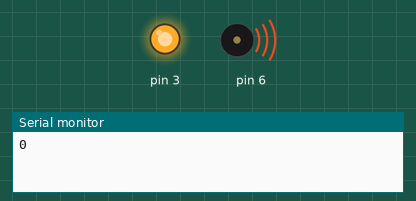
Bench run of a sketch on a simulated Arduino Uno, built with avr-gcc and run on an emulated ATmega328P. Parts: output pins drawn as LEDs (lit = HIGH), buzzer (waves = sounding), the last lines printed to the serial monitor.

Above: at 0.2 s.
At 35.97 s:
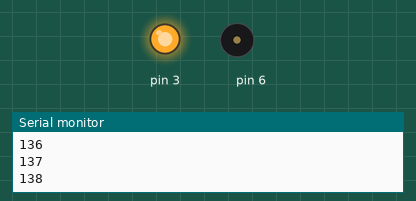
Timing chart, 0 to 40.0 s (numbered marks = the images above):
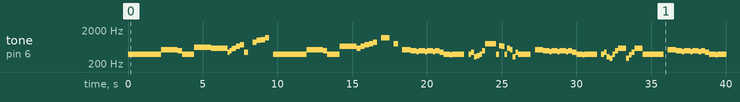

Measured:
- by itself, tone on pin 6: plays 392 Hz for 2.2 s, 523 Hz for 1.1 s, 494 Hz for 0.28 s, 392 Hz for 0.83 s, 622 Hz for 1.1 s, 587 Hz for 1.1 s … (93 notes in this stretch)

The sketch:

Music.ino
```cpp
int note[] = {
392, 523, 494, 622, 587, 440, 554, 659, 740, 0, 880, 988, 1047, 1175, 784, 466, 370, 330, 349, 698, 294, 262
  };
int time[] = {
252, 126, 504, 378, 168, 756, 1008, 0
  };
byte melody[] = {
0, 0, 0, 0, 0, 0, 0, 0, 1, 1, 1, 1, 1, 2, 0, 0, 0, 0, 3, 3, 3, 3, 3, 4, 4, 4, 4, 5, 2, 6, 4, 7, 8, 5, 9, 10, 11, 12, 13, 9, 0, 0, 0, 0, 0, 0, 0, 0, 1, 1, 1, 1, 1, 2, 0, 0, 0, 0, 7, 7, 7, 7, 4, 7, 8, 14, 10, 9, 13, 9, 14, 9, 1, 1, 2, 15, 2, 15, 2, 15, 2, 5, 0, 16, 0, 0, 9, 0, 5, 17, 18, 0, 2, 14, 14, 0, 19, 7, 0, 4, 1, 17, 5, 0, 0, 9, 1, 1, 2, 15, 2, 15, 2, 15, 2, 5, 0, 16, 0, 0, 9, 0, 5, 17, 20, 0, 2, 4, 20, 16, 5, 4, 0, 0, 0, 0, 0, 0, 9, 1, 1, 2, 15, 2, 15, 2, 15, 2, 5, 0, 16, 0, 0, 9, 0, 5, 17, 18, 0, 2, 14, 14, 0, 19, 7, 0, 4, 1, 17, 5, 0, 0, 9, 1, 1, 2, 15, 2, 15, 2, 15, 2, 5, 0, 16, 0, 0, 9, 0, 5, 17, 20, 0, 2, 4, 20, 16, 5, 4, 0, 0, 0, 0, 0, 0, 0, 5, 2, 1, 0, 7, 2, 1, 10, 14, 7, 7, 14, 19, 4, 14, 7, 1, 0, 1, 1, 0, 0, 7, 7, 2, 1, 10, 14, 7, 7, 14, 14, 19, 19, 4, 4, 14, 14, 1, 0, 0, 1, 0, 0, 1, 0, 5, 2, 1, 0, 7, 2, 1, 10, 14, 7, 7, 14, 19, 4, 14, 7, 1, 0, 1, 1, 0, 0, 7, 7, 2, 1, 10, 14, 7, 7, 14, 14, 19, 19, 4, 4, 14, 14, 1, 0, 0, 1, 0, 0, 1, 1, 1, 1, 9, 9, 9, 1, 4, 5, 4, 1, 5, 18, 21, 21, 9, 18, 5, 20, 21, 18, 4, 17, 17, 9, 1, 4, 15, 4, 1, 15, 17, 21, 21, 9, 17, 0, 20, 21, 17, 1, 5, 5, 9, 1, 4, 5, 4, 1, 5, 18, 21, 21, 9, 18, 5, 20, 21, 18, 19, 19, 19, 19, 19, 19, 19, 19, 7, 4, 4, 4, 1, 5, 18, 21, 15, 5, 0, 18, 18, 1, 4, 5, 4, 1, 5, 18, 21, 21, 9, 18, 5, 20, 21, 18, 4, 17, 17, 9, 1, 4, 15, 4, 1, 15, 17, 21, 21, 9, 17, 0, 20, 21, 17, 1, 5, 5, 9, 1, 4, 5, 4, 1, 5, 18, 21, 21, 9, 18, 5, 20, 21, 18, 19, 19, 19, 19, 19, 19, 19, 19, 7, 4, 4, 4, 1, 5, 18, 21, 15, 5, 0, 18, 1, 19, 19, 19, 19, 9, 9
};
byte noteDurations[] = {
0, 1, 1, 2, 0, 1, 1, 2, 0, 1, 1, 0, 0, 0, 1, 1, 0, 0, 0, 1, 1, 0, 0, 0, 1, 1, 2, 1, 1, 1, 1, 0, 0, 0, 0, 0, 0, 0, 0, 0, 0, 1, 1, 2, 0, 1, 1, 2, 0, 1, 1, 0, 0, 0, 1, 1, 0, 0, 0, 1, 1, 2, 0, 0, 0, 0, 0, 0, 2, 0, 0, 0, 3, 1, 3, 1, 3, 1, 3, 1, 0, 0, 3, 1, 2, 0, 0, 4, 4, 4, 4, 4, 4, 2, 4, 4, 4, 4, 4, 4, 4, 4, 4, 2, 0, 0, 3, 1, 3, 1, 3, 1, 3, 1, 0, 0, 3, 1, 2, 0, 0, 4, 4, 4, 4, 4, 4, 2, 4, 4, 4, 2, 0, 1, 1, 0, 0, 0, 0, 3, 1, 3, 1, 3, 1, 3, 1, 0, 0, 3, 1, 2, 0, 0, 4, 4, 4, 4, 4, 4, 2, 4, 4, 4, 4, 4, 4, 4, 4, 4, 2, 0, 0, 3, 1, 3, 1, 3, 1, 3, 1, 0, 0, 3, 1, 2, 0, 0, 4, 4, 4, 4, 4, 4, 2, 4, 4, 4, 2, 0, 1, 1, 0, 0, 0, 0, 0, 0, 2, 2, 2, 0, 0, 2, 2, 5, 0, 2, 2, 2, 2, 6, 5, 0, 3, 1, 3, 1, 3, 1, 0, 0, 2, 2, 5, 0, 3, 1, 3, 1, 3, 1, 3, 1, 0, 1, 1, 0, 1, 1, 0, 0, 0, 0, 2, 2, 2, 0, 0, 2, 2, 5, 0, 2, 2, 2, 2, 6, 5, 0, 3, 1, 3, 1, 3, 1, 0, 0, 2, 2, 5, 0, 3, 1, 3, 1, 3, 1, 3, 1, 0, 1, 1, 0, 1, 1, 0, 1, 1, 0, 0, 6, 2, 2, 2, 0, 0, 2, 0, 0, 6, 0, 0, 0, 0, 2, 2, 2, 2, 6, 0, 0, 2, 2, 0, 0, 2, 0, 0, 6, 0, 0, 0, 0, 2, 2, 2, 2, 6, 0, 0, 2, 2, 0, 0, 2, 0, 0, 6, 0, 0, 0, 0, 2, 2, 2, 2, 6, 0, 0, 0, 0, 2, 2, 2, 2, 6, 0, 0, 0, 0, 2, 2, 2, 2, 6, 2, 2, 2, 0, 0, 2, 0, 0, 6, 0, 0, 0, 0, 2, 2, 2, 2, 6, 0, 0, 2, 2, 0, 0, 2, 0, 0, 6, 0, 0, 0, 0, 2, 2, 2, 2, 6, 0, 0, 2, 2, 0, 0, 2, 0, 0, 6, 0, 0, 0, 0, 2, 2, 2, 2, 6, 0, 0, 0, 0, 2, 2, 2, 2, 6, 0, 0, 0, 0, 2, 2, 2, 2, 2, 2, 0, 1, 1, 0, 0, 7
};
bool notePlaying = false;
 int thisNote = 0; // Initialize the loop counter
  unsigned long noteStartTime = 0;
void setup() {
  pinMode(3,OUTPUT);
  digitalWrite(3,HIGH);
  Serial.begin(9600);
 /* for (int thisNote = 0; thisNote < sizeof(melody) / sizeof(int); thisNote++)
  {
    tone(6, note[melody[thisNote]], time[noteDurations[thisNote]] * .7);
    delay(time[noteDurations[thisNote]]);
    noTone(6);
  }*/
}

void loop() {
  if (!notePlaying) {
      // Start the note and record the start time
      tone(6, note[melody[thisNote]], time[noteDurations[thisNote]]*1.1);
      noteStartTime = millis();  // Record the current time as the start time
      notePlaying = true; // Set the flag to indicate the note is playing
      Serial.println(thisNote);
    }

    // Check if the note's duration has passed
  else if (millis() - noteStartTime >= time[noteDurations[thisNote]]*1.1) {
      // Stop the note after the duration has passed
      noTone(6);
      notePlaying = false; // Reset the flag to indicate the note has stopped
      thisNote++; // Move to the next note
      if (thisNote > sizeof(melody)/ sizeof(melody[0])){
        thisNote=0;
      }
}}
```
